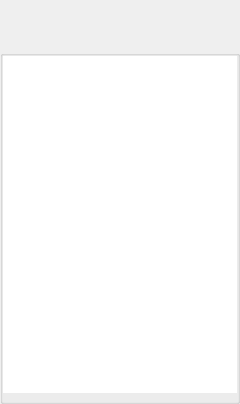
<?xml version="1.0" encoding="UTF-8"?>
<ui version="4.0">
 <class>DownloadsDialog</class>
 <widget class="QWidget" name="DownloadsDialog">
  <property name="windowModality">
   <enum>Qt::ApplicationModal</enum>
  </property>
  <property name="geometry">
   <rect>
    <x>0</x>
    <y>0</y>
    <width>240</width>
    <height>404</height>
   </rect>
  </property>
  <property name="maximumSize">
   <size>
    <width>16777215</width>
    <height>16777215</height>
   </size>
  </property>
  <property name="windowTitle">
   <string notr="true">Menu</string>
  </property>
  <property name="windowOpacity">
   <double>1.000000000000000</double>
  </property>
  <property name="toolTip">
   <string/>
  </property>
  <layout class="QVBoxLayout" name="verticalLayout">
   <property name="spacing">
    <number>0</number>
   </property>
   <property name="leftMargin">
    <number>0</number>
   </property>
   <property name="topMargin">
    <number>0</number>
   </property>
   <property name="rightMargin">
    <number>0</number>
   </property>
   <property name="bottomMargin">
    <number>0</number>
   </property>
   <item>
    <widget class="TitleBarWidget" name="m_TitleBarWidget" native="true">
     <property name="sizePolicy">
      <sizepolicy hsizetype="Preferred" vsizetype="Preferred">
       <horstretch>0</horstretch>
       <verstretch>0</verstretch>
      </sizepolicy>
     </property>
     <property name="minimumSize">
      <size>
       <width>0</width>
       <height>50</height>
      </size>
     </property>
     <property name="maximumSize">
      <size>
       <width>16777215</width>
       <height>16777215</height>
      </size>
     </property>
    </widget>
   </item>
   <item>
    <widget class="QGroupBox" name="FileItemsBox">
     <property name="minimumSize">
      <size>
       <width>0</width>
       <height>0</height>
      </size>
     </property>
     <property name="title">
      <string/>
     </property>
     <layout class="QGridLayout" name="gridLayout">
      <property name="leftMargin">
       <number>0</number>
      </property>
      <property name="topMargin">
       <number>0</number>
      </property>
      <property name="rightMargin">
       <number>0</number>
      </property>
      <property name="bottomMargin">
       <number>8</number>
      </property>
      <property name="spacing">
       <number>0</number>
      </property>
      <item row="0" column="0">
       <widget class="QListWidget" name="m_FileItemList">
        <property name="frameShape">
         <enum>QFrame::NoFrame</enum>
        </property>
        <property name="frameShadow">
         <enum>QFrame::Plain</enum>
        </property>
        <property name="lineWidth">
         <number>0</number>
        </property>
        <property name="iconSize">
         <size>
          <width>32</width>
          <height>32</height>
         </size>
        </property>
        <property name="verticalScrollMode">
         <enum>QAbstractItemView::ScrollPerPixel</enum>
        </property>
        <property name="resizeMode">
         <enum>QListView::Adjust</enum>
        </property>
        <property name="uniformItemSizes">
         <bool>true</bool>
        </property>
       </widget>
      </item>
     </layout>
    </widget>
   </item>
   <item>
    <widget class="BottomBarWidget" name="m_BottomBarWidget" native="true">
     <property name="sizePolicy">
      <sizepolicy hsizetype="Expanding" vsizetype="Minimum">
       <horstretch>0</horstretch>
       <verstretch>0</verstretch>
      </sizepolicy>
     </property>
     <property name="minimumSize">
      <size>
       <width>30</width>
       <height>0</height>
      </size>
     </property>
     <property name="autoFillBackground">
      <bool>true</bool>
     </property>
    </widget>
   </item>
  </layout>
 </widget>
 <customwidgets>
  <customwidget>
   <class>TitleBarWidget</class>
   <extends>QWidget</extends>
   <header>TitleBarWidget.h</header>
   <container>1</container>
  </customwidget>
  <customwidget>
   <class>BottomBarWidget</class>
   <extends>QWidget</extends>
   <header location="global">BottomBarWidget.h</header>
   <container>1</container>
  </customwidget>
 </customwidgets>
 <resources/>
 <connections/>
</ui>
